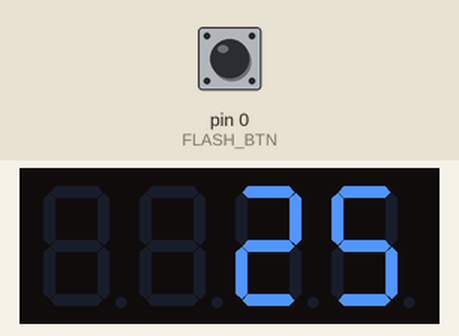
Bench run of a sketch on a simulated Arduino Uno, built with avr-gcc and run on an emulated ATmega328P. On the bench: 4-digit seven-segment display. Inputs (shaded band) come from the test bench; at power-on: pin 0 (FLASH_BTN) HIGH.

Above: at 2.8 s.
2.9 s: pin 0 (FLASH_BTN) pulled LOW for 3.2 s
At 6.4 s:
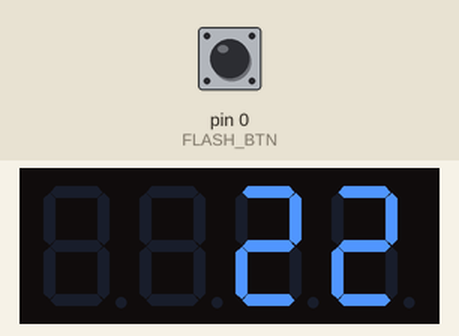
7.6 s: pin 0 (FLASH_BTN) pulled LOW for 1.25 s
At 9.8 s:
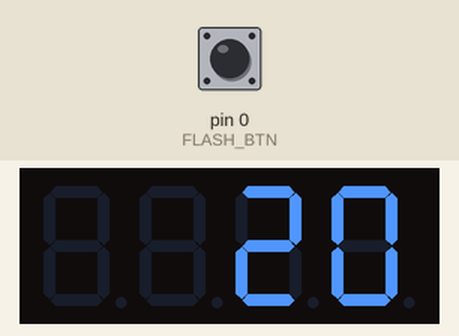
10.3 s: pin 0 (FLASH_BTN) pulled LOW for 1.25 s
At 11.7 s:
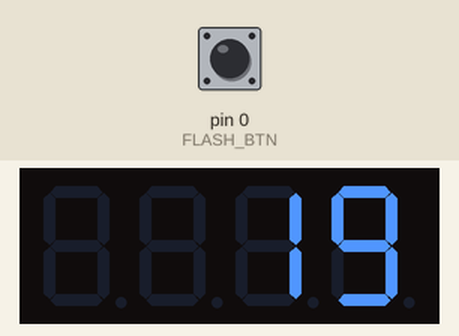
Timing chart, 0 to 13.3 s (numbered marks = the images above; inputs shaded):
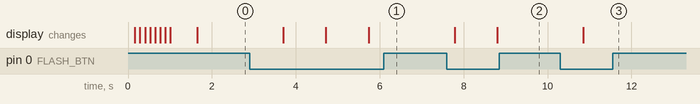

Measured:
- after the input at 2.9 s, the display: first changes after 0.80 s (image 1 shows a later state)
- after the input at 7.6 s, the display: first changes after 0.18 s (image 2 shows a later state)
- after the input at 10.3 s, the display: changes after 0.55 s (image 3)

The sketch:

countdown.ino
```cpp
/*
 * Countdown to TBD baby.
 */
#include <Arduino.h>
#include <TM1637TinyDisplay.h>

#define FLASH_BTN 0
#define CLK 5
#define DIO 4

TM1637TinyDisplay display(CLK, DIO);

int daysLeft = 25;
int seconds = 0;
int oneDay = 24*60*60;

void setup() {
  pinMode(FLASH_BTN, INPUT);
  display.setBrightness(0x03);
  display.showString("HELLO");
  delay(500);
  display.clear();
}

void loop() {
  if(!digitalRead(FLASH_BTN)) {
    daysLeft--;
    seconds = 0;
  }

  display.showNumber(daysLeft);
  delay(1000);

  seconds++;
  if(seconds >= oneDay) {
    seconds = 0;
    daysLeft--;
  }
}
```
